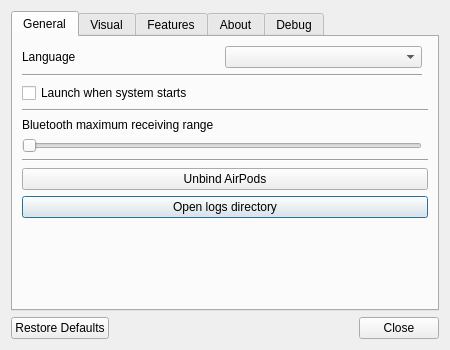
<?xml version="1.0" encoding="UTF-8"?>
<ui version="4.0">
 <class>SettingsWindow</class>
 <widget class="QDialog" name="SettingsWindow">
  <property name="geometry">
   <rect>
    <x>0</x>
    <y>0</y>
    <width>450</width>
    <height>350</height>
   </rect>
  </property>
  <property name="windowTitle">
   <string>AirPodsDesktop Settings</string>
  </property>
  <layout class="QVBoxLayout" name="verticalLayout">
   <item>
    <widget class="QTabWidget" name="tabWidget">
     <property name="currentIndex">
      <number>0</number>
     </property>
     <widget class="QWidget" name="general">
      <attribute name="title">
       <string>General</string>
      </attribute>
      <layout class="QGridLayout" name="gridLayout">
       <item row="2" column="0">
        <widget class="Line" name="line_3">
         <property name="orientation">
          <enum>Qt::Horizontal</enum>
         </property>
        </widget>
       </item>
       <item row="7" column="0" colspan="2">
        <widget class="Line" name="line_5">
         <property name="orientation">
          <enum>Qt::Horizontal</enum>
         </property>
        </widget>
       </item>
       <item row="9" column="0" colspan="2">
        <widget class="QPushButton" name="pbOpenLogsDirectory">
         <property name="text">
          <string>Open logs directory</string>
         </property>
        </widget>
       </item>
       <item row="4" column="0" colspan="2">
        <widget class="Line" name="line_4">
         <property name="orientation">
          <enum>Qt::Horizontal</enum>
         </property>
        </widget>
       </item>
       <item row="5" column="0" colspan="2">
        <widget class="QLabel" name="label_2">
         <property name="text">
          <string>Bluetooth maximum receiving range</string>
         </property>
        </widget>
       </item>
       <item row="8" column="0" colspan="2">
        <widget class="QPushButton" name="pbUnbind">
         <property name="text">
          <string>Unbind AirPods</string>
         </property>
        </widget>
       </item>
       <item row="3" column="0" colspan="2">
        <widget class="QCheckBox" name="cbAutoRun">
         <property name="text">
          <string>Launch when system starts</string>
         </property>
        </widget>
       </item>
       <item row="6" column="0">
        <widget class="QSlider" name="hsMaxReceivingRange">
         <property name="orientation">
          <enum>Qt::Horizontal</enum>
         </property>
        </widget>
       </item>
       <item row="10" column="0">
        <spacer name="verticalSpacer">
         <property name="orientation">
          <enum>Qt::Vertical</enum>
         </property>
         <property name="sizeHint" stdset="0">
          <size>
           <width>20</width>
           <height>40</height>
          </size>
         </property>
        </spacer>
       </item>
       <item row="0" column="0">
        <layout class="QHBoxLayout" name="horizontalLayout_4">
         <item>
          <widget class="QLabel" name="label_6">
           <property name="text">
            <string>Language</string>
           </property>
          </widget>
         </item>
         <item>
          <widget class="QComboBox" name="cbLanguages"/>
         </item>
        </layout>
       </item>
      </layout>
     </widget>
     <widget class="QWidget" name="visual">
      <attribute name="title">
       <string>Visual</string>
      </attribute>
      <layout class="QGridLayout" name="gridLayout_4">
       <item row="0" column="0">
        <widget class="QCheckBox" name="cbDarkMode">
         <property name="text">
          <string>Dark mode</string>
         </property>
        </widget>
       </item>
       <item row="1" column="0">
        <widget class="Line" name="line_9">
         <property name="orientation">
          <enum>Qt::Horizontal</enum>
         </property>
        </widget>
       </item>
       <item row="2" column="0">
        <widget class="QLabel" name="label_5">
         <property name="text">
          <string>Display battery on tray icon</string>
         </property>
        </widget>
       </item>
       <item row="3" column="0">
        <layout class="QHBoxLayout" name="horizontalLayout">
         <item>
          <widget class="QRadioButton" name="rbDisplayBatteryOnTrayIconDisable">
           <property name="text">
            <string>Disable</string>
           </property>
           <property name="checked">
            <bool>true</bool>
           </property>
           <attribute name="buttonGroup">
            <string notr="true">buttonGroup</string>
           </attribute>
          </widget>
         </item>
         <item>
          <widget class="QRadioButton" name="rbDisplayBatteryOnTrayIconWhenLowBattery">
           <property name="text">
            <string>When low battery</string>
           </property>
           <attribute name="buttonGroup">
            <string notr="true">buttonGroup</string>
           </attribute>
          </widget>
         </item>
         <item>
          <widget class="QRadioButton" name="rbDisplayBatteryOnTrayIconAlways">
           <property name="text">
            <string>Always</string>
           </property>
           <attribute name="buttonGroup">
            <string notr="true">buttonGroup</string>
           </attribute>
          </widget>
         </item>
        </layout>
       </item>
       <item row="4" column="0">
        <widget class="Line" name="line_8">
         <property name="orientation">
          <enum>Qt::Horizontal</enum>
         </property>
        </widget>
       </item>
       <item row="5" column="0">
        <widget class="QLabel" name="label_7">
         <property name="text">
          <string>Display battery on taskbar</string>
         </property>
        </widget>
       </item>
       <item row="6" column="0">
        <layout class="QHBoxLayout" name="horizontalLayout_5">
         <item>
          <widget class="QRadioButton" name="rbDisplayBatteryOnTaskbarDisable">
           <property name="text">
            <string>Disable</string>
           </property>
           <property name="checked">
            <bool>true</bool>
           </property>
           <attribute name="buttonGroup">
            <string notr="true">buttonGroup_2</string>
           </attribute>
          </widget>
         </item>
         <item>
          <widget class="QRadioButton" name="rbDisplayBatteryOnTaskbarText">
           <property name="text">
            <string>As text</string>
           </property>
           <attribute name="buttonGroup">
            <string notr="true">buttonGroup_2</string>
           </attribute>
          </widget>
         </item>
         <item>
          <widget class="QRadioButton" name="rbDisplayBatteryOnTaskbarIcon">
           <property name="text">
            <string>As icon</string>
           </property>
           <attribute name="buttonGroup">
            <string notr="true">buttonGroup_2</string>
           </attribute>
          </widget>
         </item>
        </layout>
       </item>
       <item row="7" column="0">
        <spacer name="verticalSpacer_5">
         <property name="orientation">
          <enum>Qt::Vertical</enum>
         </property>
         <property name="sizeHint" stdset="0">
          <size>
           <width>20</width>
           <height>185</height>
          </size>
         </property>
        </spacer>
       </item>
      </layout>
     </widget>
     <widget class="QWidget" name="features">
      <attribute name="title">
       <string>Features</string>
      </attribute>
      <layout class="QGridLayout" name="gridLayout_2">
       <item row="3" column="0">
        <widget class="Line" name="line_2">
         <property name="orientation">
          <enum>Qt::Horizontal</enum>
         </property>
        </widget>
       </item>
       <item row="4" column="0">
        <spacer name="verticalSpacer_2">
         <property name="orientation">
          <enum>Qt::Vertical</enum>
         </property>
         <property name="sizeHint" stdset="0">
          <size>
           <width>20</width>
           <height>56</height>
          </size>
         </property>
        </spacer>
       </item>
       <item row="2" column="0">
        <layout class="QHBoxLayout" name="horizontalLayout_3">
         <item>
          <widget class="QCheckBox" name="cbAutoEarDetection">
           <property name="text">
            <string>Automatic ear detection</string>
           </property>
          </widget>
         </item>
         <item>
          <layout class="QHBoxLayout" name="hlTipAutoEarDetection"/>
         </item>
         <item>
          <spacer name="horizontalSpacer_2">
           <property name="orientation">
            <enum>Qt::Horizontal</enum>
           </property>
           <property name="sizeHint" stdset="0">
            <size>
             <width>40</width>
             <height>20</height>
            </size>
           </property>
          </spacer>
         </item>
        </layout>
       </item>
       <item row="0" column="0">
        <layout class="QHBoxLayout" name="horizontalLayout_2">
         <item>
          <widget class="QCheckBox" name="cbLowAudioLatency">
           <property name="text">
            <string>Low audio latency</string>
           </property>
          </widget>
         </item>
         <item>
          <layout class="QHBoxLayout" name="hlLowAudioLatency"/>
         </item>
         <item>
          <spacer name="horizontalSpacer">
           <property name="orientation">
            <enum>Qt::Horizontal</enum>
           </property>
           <property name="sizeHint" stdset="0">
            <size>
             <width>40</width>
             <height>20</height>
            </size>
           </property>
          </spacer>
         </item>
        </layout>
       </item>
       <item row="1" column="0">
        <widget class="Line" name="line">
         <property name="orientation">
          <enum>Qt::Horizontal</enum>
         </property>
        </widget>
       </item>
      </layout>
     </widget>
     <widget class="QWidget" name="about">
      <attribute name="title">
       <string>About</string>
      </attribute>
      <layout class="QGridLayout" name="gridLayout_3">
       <item row="0" column="0">
        <layout class="QVBoxLayout" name="verticalLayout_2">
         <item>
          <widget class="QWidget" name="logo" native="true">
           <property name="minimumSize">
            <size>
             <width>64</width>
             <height>64</height>
            </size>
           </property>
           <property name="styleSheet">
            <string notr="true">image: url(:/Resource/Image/Icon.svg);</string>
           </property>
          </widget>
         </item>
         <item>
          <spacer name="verticalSpacer_3">
           <property name="orientation">
            <enum>Qt::Vertical</enum>
           </property>
           <property name="sizeHint" stdset="0">
            <size>
             <width>20</width>
             <height>40</height>
            </size>
           </property>
          </spacer>
         </item>
        </layout>
       </item>
       <item row="0" column="1">
        <layout class="QVBoxLayout" name="verticalLayout_3">
         <item>
          <layout class="QHBoxLayout" name="horizontalLayout_7">
           <item>
            <widget class="QLabel" name="label_3">
             <property name="font">
              <font>
               <family>Arial</family>
               <pointsize>12</pointsize>
               <weight>75</weight>
               <bold>true</bold>
              </font>
             </property>
             <property name="text">
              <string notr="true">AirPodsDesktop</string>
             </property>
            </widget>
           </item>
           <item>
            <widget class="QLabel" name="lbVersion">
             <property name="text">
              <string notr="true">v</string>
             </property>
             <property name="openExternalLinks">
              <bool>true</bool>
             </property>
             <property name="textInteractionFlags">
              <set>Qt::LinksAccessibleByMouse|Qt::TextSelectableByMouse</set>
             </property>
            </widget>
           </item>
           <item>
            <spacer name="horizontalSpacer_4">
             <property name="orientation">
              <enum>Qt::Horizontal</enum>
             </property>
             <property name="sizeHint" stdset="0">
              <size>
               <width>40</width>
               <height>20</height>
              </size>
             </property>
            </spacer>
           </item>
          </layout>
         </item>
         <item>
          <widget class="Line" name="line_7">
           <property name="orientation">
            <enum>Qt::Horizontal</enum>
           </property>
          </widget>
         </item>
         <item>
          <widget class="QLabel" name="label">
           <property name="text">
            <string>&lt;html&gt;&lt;head/&gt;&lt;body&gt;&lt;p&gt;Open source &lt;a href=&quot;https://github.com/SpriteOvO/AirPodsDesktop&quot;&gt;&lt;span style=&quot; text-decoration: underline; color:#0000ff;&quot;&gt;repository&lt;/span&gt;&lt;/a&gt; and licensed under &lt;a href=&quot;https://github.com/SpriteOvO/AirPodsDesktop/blob/main/LICENSE&quot;&gt;&lt;span style=&quot; text-decoration: underline; color:#0000ff;&quot;&gt;GPLv3&lt;/span&gt;&lt;/a&gt;.&lt;/p&gt;&lt;/body&gt;&lt;/html&gt;</string>
           </property>
           <property name="openExternalLinks">
            <bool>true</bool>
           </property>
          </widget>
         </item>
         <item>
          <widget class="QLabel" name="label_4">
           <property name="text">
            <string>Copyright © 2021-2022 SpriteOvO. All rights reserved.</string>
           </property>
          </widget>
         </item>
         <item>
          <widget class="Line" name="line_6">
           <property name="orientation">
            <enum>Qt::Horizontal</enum>
           </property>
          </widget>
         </item>
         <item>
          <widget class="QTextBrowser" name="tbCredits">
           <property name="frameShape">
            <enum>QFrame::NoFrame</enum>
           </property>
           <property name="textInteractionFlags">
            <set>Qt::LinksAccessibleByKeyboard|Qt::LinksAccessibleByMouse</set>
           </property>
           <property name="openExternalLinks">
            <bool>true</bool>
           </property>
          </widget>
         </item>
        </layout>
       </item>
      </layout>
     </widget>
     <widget class="QWidget" name="debug">
      <attribute name="title">
       <string notr="true">Debug</string>
      </attribute>
      <layout class="QGridLayout" name="gridLayout_6">
       <item row="0" column="0">
        <widget class="QGroupBox" name="groupBox">
         <property name="title">
          <string notr="true">Bluetooth Advertisement Override</string>
         </property>
         <layout class="QGridLayout" name="gridLayout_5">
          <item row="1" column="0">
           <widget class="QTextEdit" name="teAdvOverride"/>
          </item>
          <item row="0" column="0">
           <widget class="QCheckBox" name="cbAdvOverride">
            <property name="text">
             <string notr="true">Enabled</string>
            </property>
           </widget>
          </item>
         </layout>
        </widget>
       </item>
      </layout>
     </widget>
    </widget>
   </item>
   <item>
    <widget class="QDialogButtonBox" name="buttonBox">
     <property name="orientation">
      <enum>Qt::Horizontal</enum>
     </property>
     <property name="standardButtons">
      <set>QDialogButtonBox::Close|QDialogButtonBox::RestoreDefaults</set>
     </property>
    </widget>
   </item>
  </layout>
 </widget>
 <resources/>
 <connections>
  <connection>
   <sender>buttonBox</sender>
   <signal>accepted()</signal>
   <receiver>SettingsWindow</receiver>
   <slot>accept()</slot>
   <hints>
    <hint type="sourcelabel">
     <x>248</x>
     <y>254</y>
    </hint>
    <hint type="destinationlabel">
     <x>157</x>
     <y>274</y>
    </hint>
   </hints>
  </connection>
  <connection>
   <sender>buttonBox</sender>
   <signal>rejected()</signal>
   <receiver>SettingsWindow</receiver>
   <slot>reject()</slot>
   <hints>
    <hint type="sourcelabel">
     <x>316</x>
     <y>260</y>
    </hint>
    <hint type="destinationlabel">
     <x>286</x>
     <y>274</y>
    </hint>
   </hints>
  </connection>
 </connections>
 <buttongroups>
  <buttongroup name="buttonGroup"/>
  <buttongroup name="buttonGroup_2"/>
 </buttongroups>
</ui>
